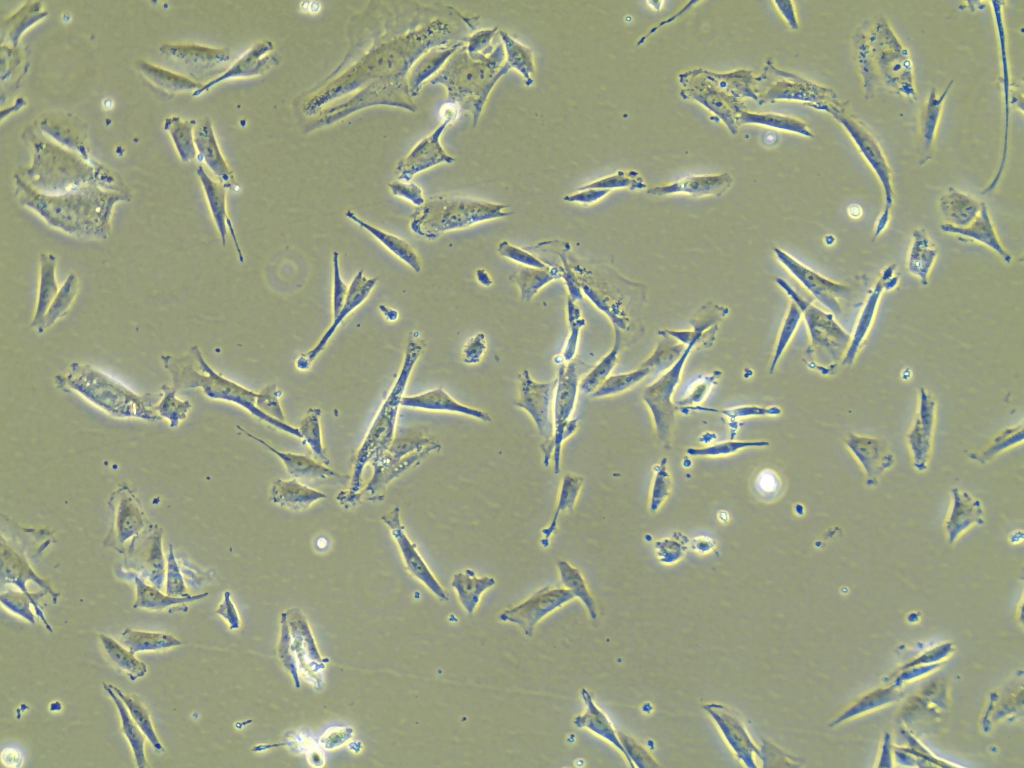
#> input picture test_data/img_jpg/1000-7807.jpg, 2048 x 1536 px, found by its file name (shown at 1/2 size)
$ jupyter execute --allow-errors image_segmentation.ipynb   (shell and % lines are left out)
#> lines starting #> are read from the running program, lines starting #| are printed output that depends on the picture
[cell 1]
from skimage.color import rgb2gray
import numpy as np
import cv2
import matplotlib.pyplot as plt
from scipy import ndimage
from sklearn.cluster import KMeans

#> (a cell that did not finish here is left out)

#### Image resize

#> (a cell that did not finish here is left out)

#### Gray conversion

#> (a cell that did not finish here is left out)

### Region-based Segmentation

#### Mean as threshold

#> (a cell that did not finish here is left out)

#### Multiple threshold

#> (a cell that did not finish here is left out)

### Image Segmentation based on Clustering

[cell 7]
# dividing by 255 to bring the pixel values between 0 and 1
pic = plt.imread('../data/images_jpeg/1000-7807.jpg')/255
print(pic.shape)
#| (1536, 2048, 3)
#plt.imshow(pic)

[cell 8]
res = cv2.resize(pic, dsize=(500,300))
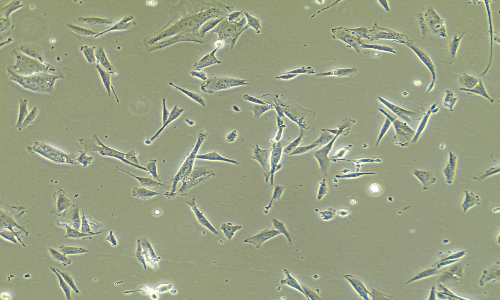
#> res: shape (300, 500, 3) float64; mean R, G, B 0.602, 0.626, 0.514
plt.imshow(res)

[cell 9]
pic_n = res.reshape(res.shape[0]*res.shape[1], res.shape[2])
pic_n.shape
#> Out = (150000, 3)

[cell 10]
kmeans = KMeans(n_clusters=3, random_state=0).fit(pic_n)
pic2show = kmeans.cluster_centers_[kmeans.labels_]

[cell 11]
cluster_pic = pic2show.reshape(res.shape[0], res.shape[1], res.shape[2])
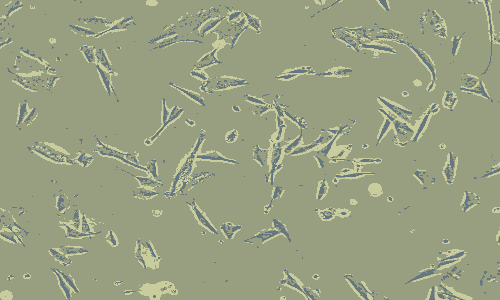
#> cluster_pic: shape (300, 500, 3) float64; mean R, G, B 0.601, 0.626, 0.514
plt.imshow(cluster_pic)
plt.savefig('cluster.png', bbox_inches='tight', pad_inches=0)

$ run again, with test_data/img_jpg/1002-8019.jpg copied over test_data/img_jpg/1000-7807.jpg
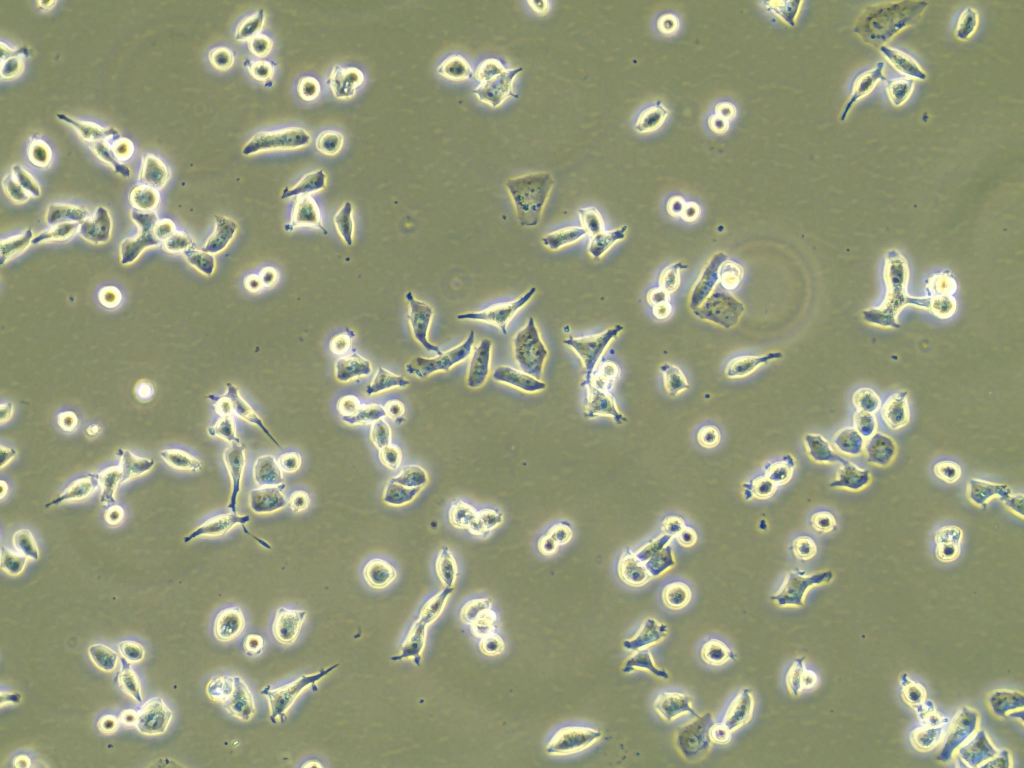
#> input picture test_data/img_jpg/1002-8019.jpg, 2048 x 1536 px, found by its file name (shown at 1/2 size)
#| (1536, 2048, 3)
#> `res = cv2.resize(pic, dsize=(500,300))`:
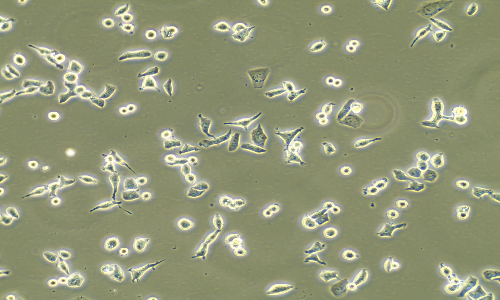
#> res: shape (300, 500, 3) float64; mean R, G, B 0.573, 0.591, 0.47
#> `cluster_pic = pic2show.reshape(res.shape[0], res.shape[1], res.shape[2])`:
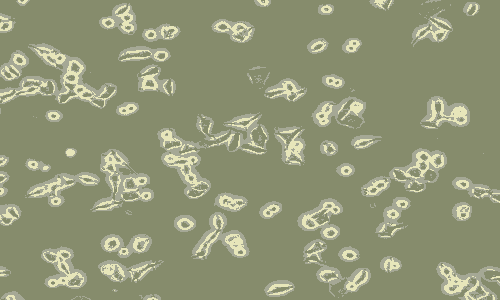
#> cluster_pic: shape (300, 500, 3) float64; mean R, G, B 0.573, 0.591, 0.47

$ run again, with test_data/img_jpg/1003-9239.jpg copied over test_data/img_jpg/1000-7807.jpg
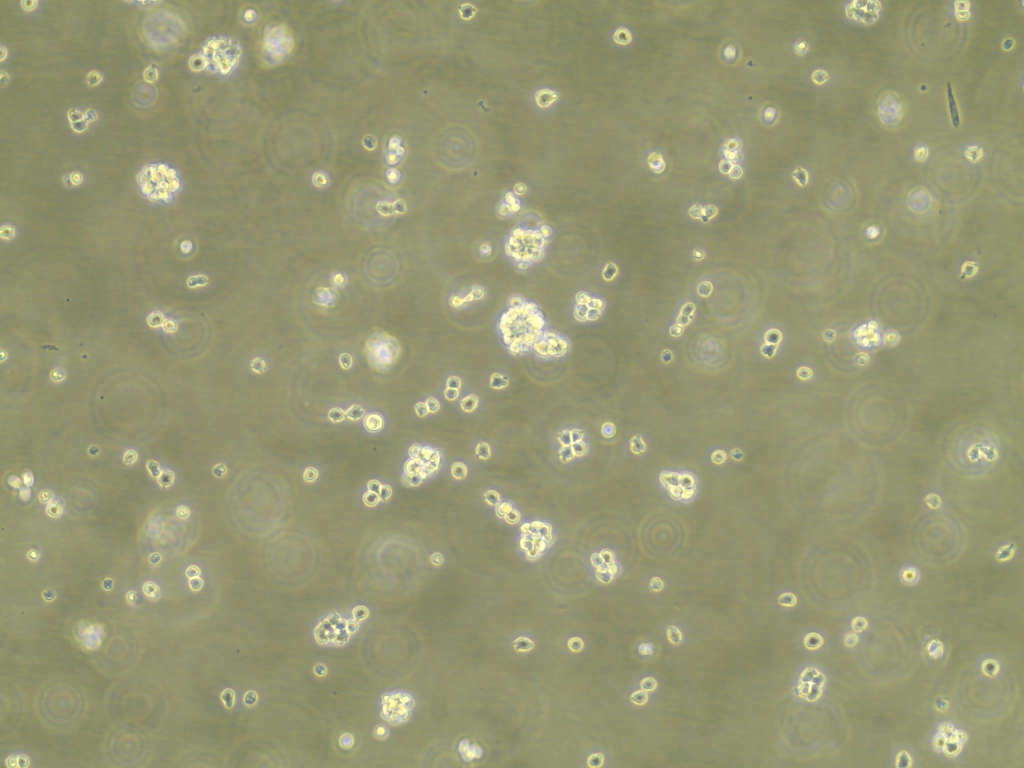
#> input picture test_data/img_jpg/1003-9239.jpg, 2048 x 1536 px, found by its file name (shown at 1/2 size)
#| (1536, 2048, 3)
#> `res = cv2.resize(pic, dsize=(500,300))`:
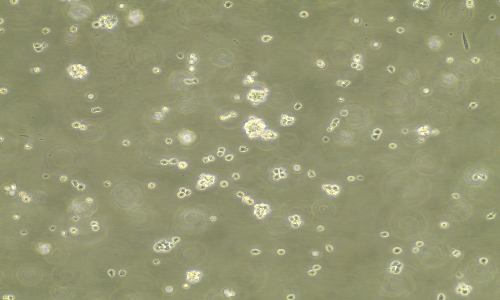
#> res: shape (300, 500, 3) float64; mean R, G, B 0.583, 0.588, 0.448

$ run again, with test_data/img_jpg/1004-8228.jpg copied over test_data/img_jpg/1000-7807.jpg
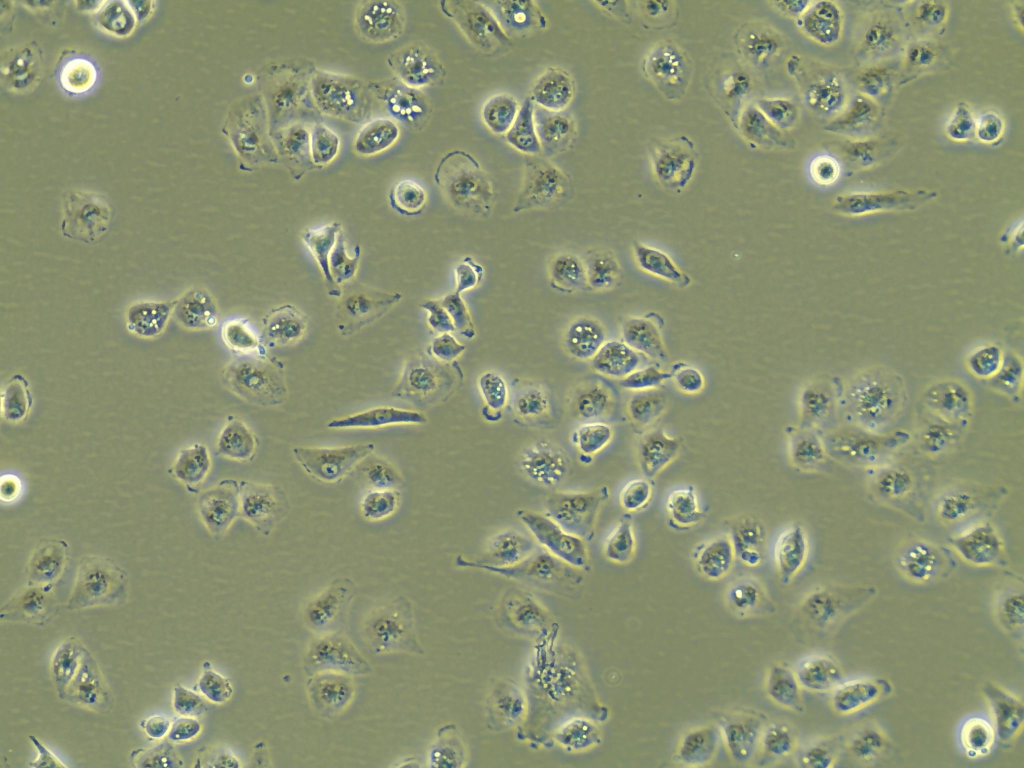
#> input picture test_data/img_jpg/1004-8228.jpg, 2048 x 1536 px, found by its file name (shown at 1/2 size)
#| (1536, 2048, 3)
#> `res = cv2.resize(pic, dsize=(500,300))`:
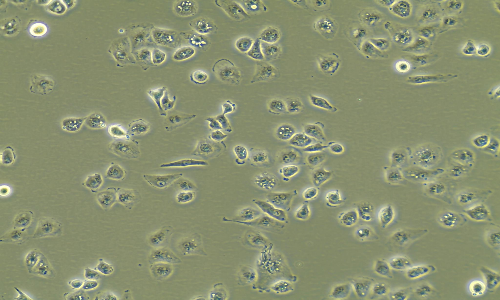
#> res: shape (300, 500, 3) float64; mean R, G, B 0.542, 0.571, 0.446
#> `cluster_pic = pic2show.reshape(res.shape[0], res.shape[1], res.shape[2])`:
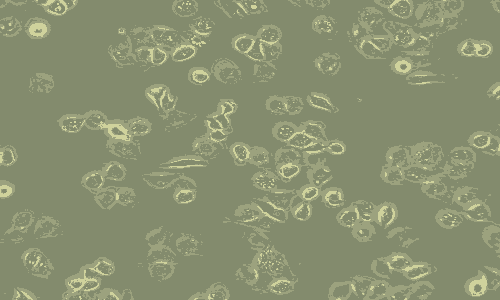
#> cluster_pic: shape (300, 500, 3) float64; mean R, G, B 0.542, 0.571, 0.446
